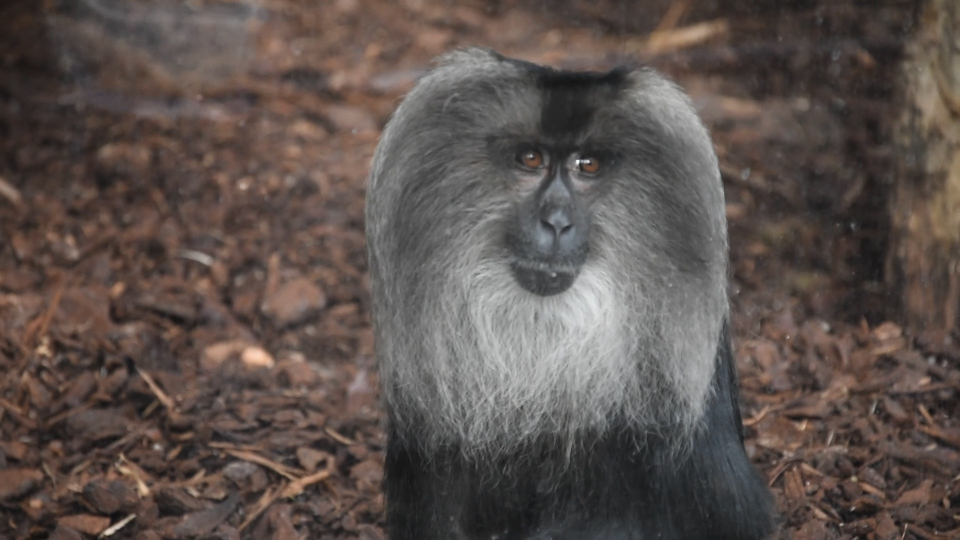
#> input picture Pictures/frame1508184176.jpg, 1920 x 1080 px, given in place of onlycenter33.jpg, which was not available (shown at 1/2 size)
$ python DetectionROI.py Pictures/frame1508184176.jpg   (older library calls are emulated)
#> lines starting #> are read from the running program, lines starting #| are printed output that depends on the picture; after the words box and inside, x2 and y2 are one past the last pixel; in counts of white or black regions, pixels touching at a corner belong together; pictures that were not available may be replaced by others from this repository, and a replacement may not be noted
# -*- coding: utf-8 -*-
"""
Created on Mon Oct  7 15:51:22 2019

@author: PateauTech_2
"""
import cv2
import matplotlib.pyplot as plt
import matplotlib.image as mpimg
import numpy as np
from PIL.Image import *
#imagePath = "C:/Users/PateauTech_2/Documents/Photos_Macaques_queue_de_lion/rhesus-macaques-960x540.jpg"
imagePath = "C:/Users/PateauTech_2/Desktop/Positive_Image/Face/onlycenter33.jpg"

img =open(imagePath)
#> img is the input picture: PIL image 1920x1080 RGB; mean R, G, B 92.4, 81.9, 77.6
x, y = img.size
#> x = 1920; y = 1080

img.crop((0, 0, x/2, y/3)).save('C:/Users/PateauTech_2/Desktop/Positive_Image/image1_eye_right.png')
eyeRPath = "C:/Users/PateauTech_2/Desktop/Positive_Image/image1_eye_right.png"

img.crop((x/2, 0, x, y/3)).save('C:/Users/PateauTech_2/Desktop/Positive_Image/image1_eye_left.png')
eyeLPath = "C:/Users/PateauTech_2/Desktop/Positive_Image/image1_eye_left.png"

img.crop((x/3, y/3, 2*x/3, 2*y/3)).save('C:/Users/PateauTech_2/Desktop/Positive_Image/image1_nose.png')
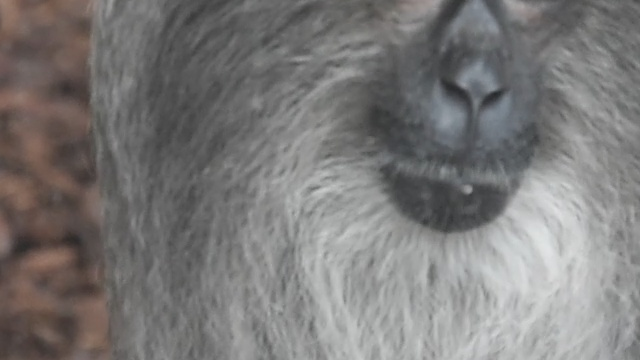
#> saved as image1_nose.png: PIL image 640x360 RGB; mean R, G, B 123.3, 121.5, 120.6
nosePath = "C:/Users/PateauTech_2/Desktop/Positive_Image/image1_nose.png"

img.crop((0, 2*y/3, x, y)).save('C:/Users/PateauTech_2/Desktop/Positive_Image/image1_mouth.png')
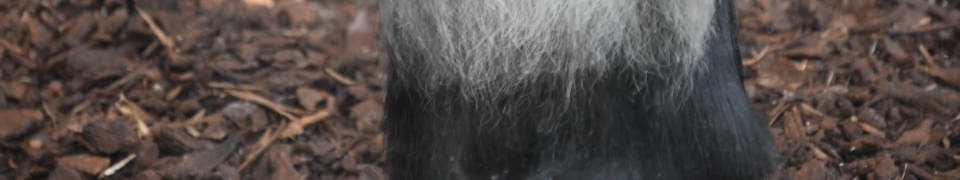
#> saved as image1_mouth.png: PIL image 1920x360 RGB (shown at 1/2 size); mean R, G, B 83.5, 73.9, 70.5
mouthPath = "C:/Users/PateauTech_2/Desktop/Positive_Image/image1_mouth.png"

# Detecteur de Canny; contours

img = cv2.imread(imagePath,0)
#> img: shape (1080, 1920); min 14, max 255, mean 84.6
edges = cv2.Canny(img,100,200)
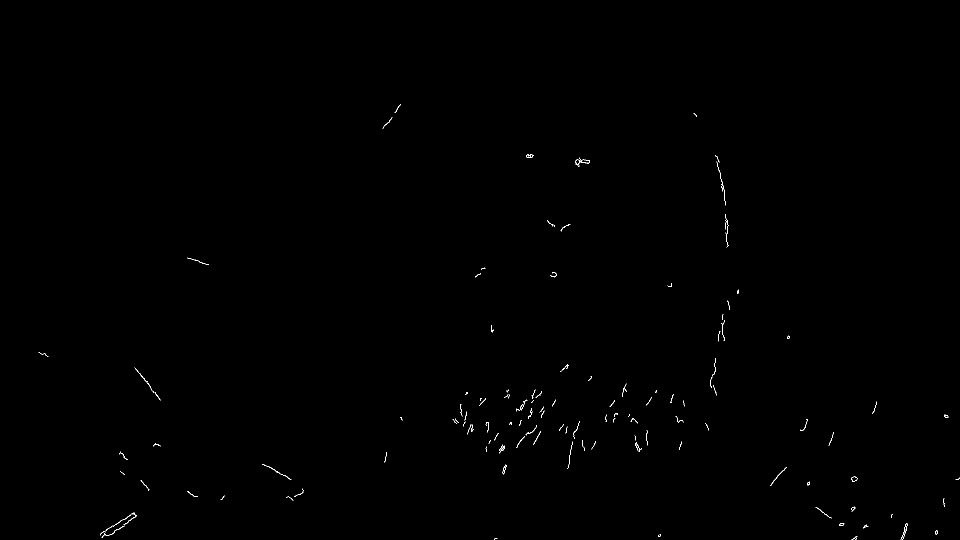
#> edges: shape (1080, 1920) (shown at 1/2 size); 0.17% white in thin lines or dots, all inside (x1, y1, x2, y2) = (77, 208, 1920, 1080)

plt.subplot(121),plt.imshow(img,cmap = 'gray')
plt.title('Original Image'), plt.xticks([]), plt.yticks([])
plt.subplot(122),plt.imshow(edges,cmap = 'gray')
plt.title('Edge Image'), plt.xticks([]), plt.yticks([])

plt.show()


# Detecteur de Harris; contours

img = cv2.imread(eyeRPath)
#> img: shape (360, 960, 3)
gray = cv2.cvtColor(img,cv2.COLOR_BGR2GRAY)

gray = np.float32(gray)
dst = cv2.cornerHarris(gray,2,3,0.04)

#result is dilated for marking the corners, not important
dst = cv2.dilate(dst,None)

# Threshold for an optimal value, it may vary depending on the image.
img[dst>0.01*dst.max()]=[0,0,255]
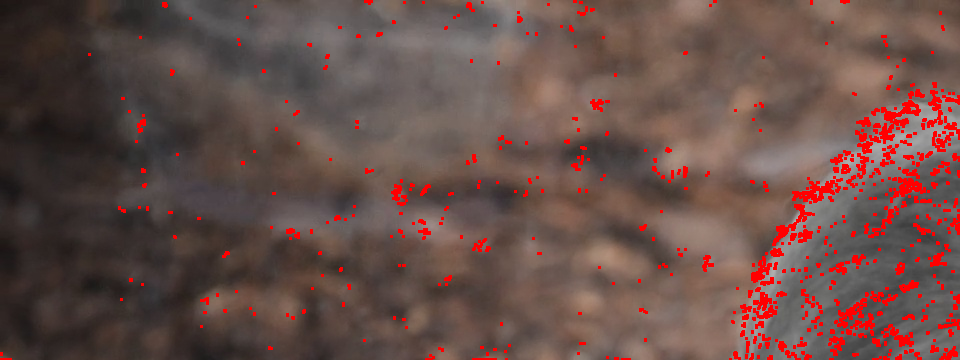
#> img: shape (360, 960, 3); mean B, G, R 72.8, 78.3, 104.1
cv2.imwrite('C:/Users/PateauTech_2/Desktop/Positive_Image/image.png',cv2.imshow('dst',img))

cv2.imshow('dst',img)
if cv2.waitKey(0) & 0xff == 27:
#> (key Esc is pressed here)
    cv2.destroyAllWindows()


# Sobel Derivatives

def main(argv):

    window_name = ('Sobel Demo - Simple Edge Detector')
    scale = 1
    delta = 0
    ddepth = cv2.CV_16S


    if len(argv) < 1:
        print ('Not enough parameters')
        print ('Usage:\nmorph_lines_detection.py < path_to_image >')
        return -1
    # Load the image
    src = cv2.imread(imagePath, cv2.IMREAD_COLOR)
    # Check if image is loaded fine
    if src is None:
        print ('Error opening image: ' + argv[0])
        return -1


    src = cv2.GaussianBlur(src, (3, 3), 0)


    gray = cv2.cvtColor(src, cv2.COLOR_BGR2GRAY)
#> gray: shape (1080, 1920)


    grad_x = cv2.Sobel(gray, ddepth, 1, 0, ksize=3, scale=scale, delta=delta, borderType=cv2.BORDER_DEFAULT)
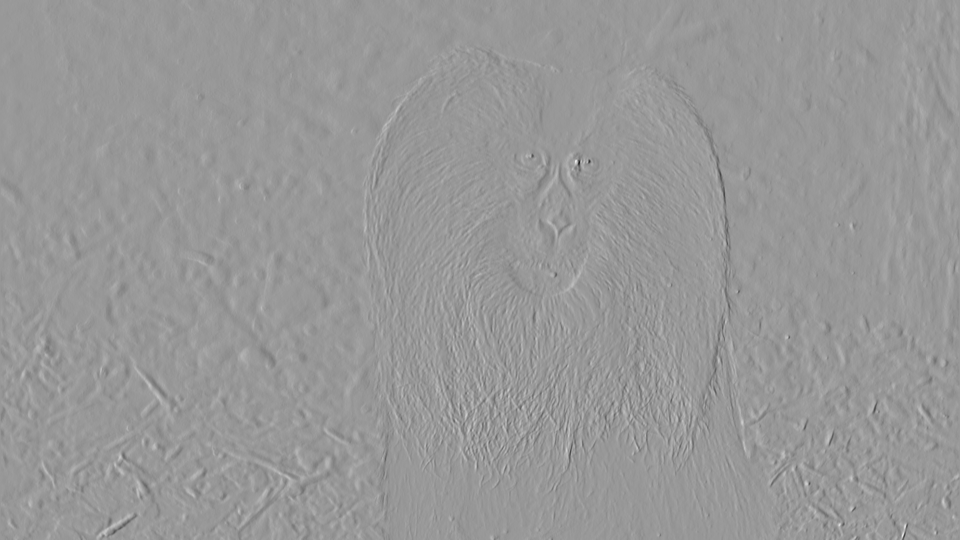
#> grad_x: shape (1080, 1920) int16 (shown at 1/2 size); min -415, max 281, mean 0.1; drawn with min black and max white
    # Gradient-Y
    # grad_y = cv.Scharr(gray,ddepth,0,1)
    grad_y = cv2.Sobel(gray, ddepth, 0, 1, ksize=3, scale=scale, delta=delta, borderType=cv2.BORDER_DEFAULT)
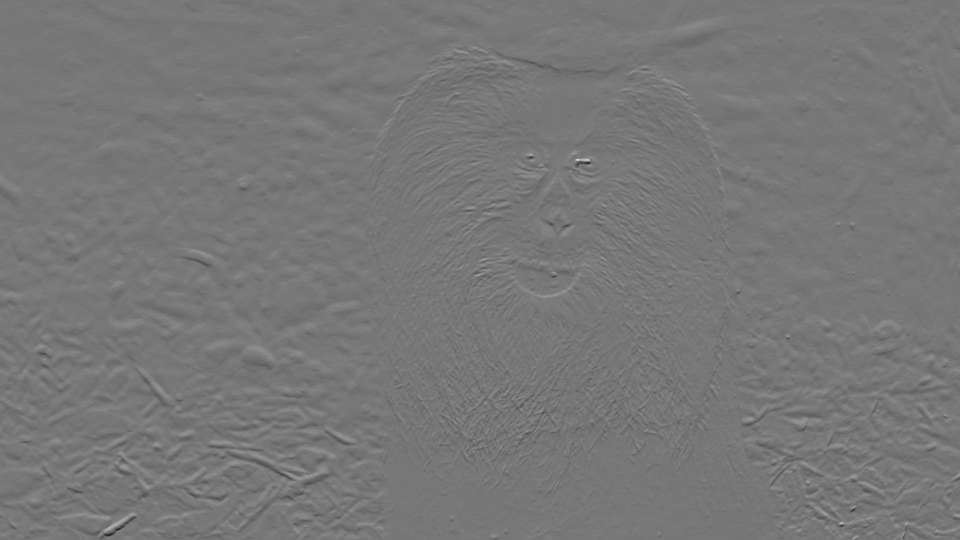
#> grad_y: shape (1080, 1920) int16 (shown at 1/2 size); min -387, max 439, mean -0.1; drawn with min black and max white


    abs_grad_x = cv2.convertScaleAbs(grad_x)
    abs_grad_y = cv2.convertScaleAbs(grad_y)


    grad = cv2.addWeighted(abs_grad_x, 0.5, abs_grad_y, 0.5, 0)


#    cv2.imshow(window_name, grad)
#    cv2.waitKey(0)

    return grad

gray = main(imagePath)

#gray = cv2.cvtColor(img,cv2.COLOR_BGR2GRAY)
edges = cv2.Canny(gray,50,150,apertureSize = 3)
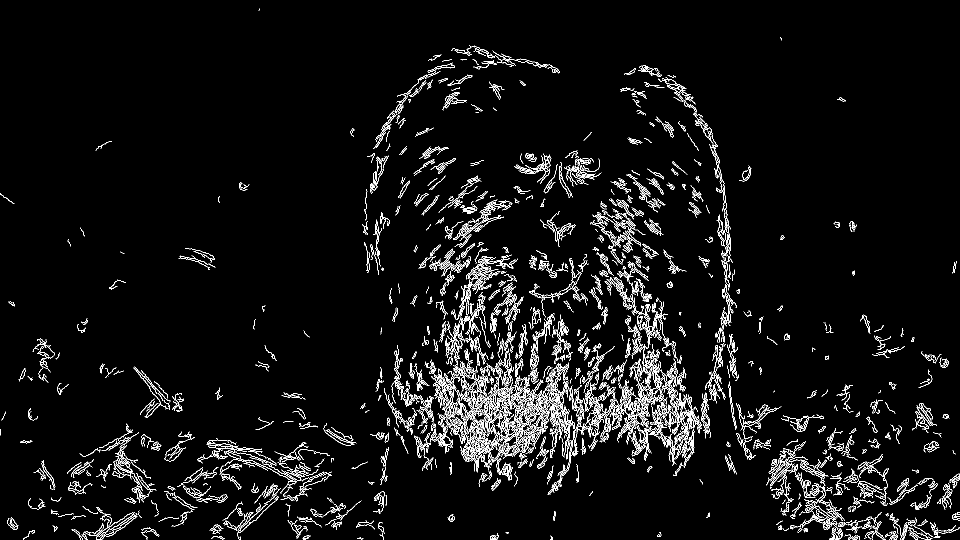
#> edges: shape (1080, 1920) (shown at 1/2 size); 4.6% white in thin lines or dots
lines = cv2.HoughLines(edges,1,np.pi/180,200)
#> lines = 962 rows, first 8: [945, 1.47], [995, 1.41], [934, 1.5], [954, 1.45], [947, 1.5], [945, 1.5], [915, 1.52], [987, 1.43]
for rho,theta in lines[0]:
    a = np.cos(theta)
    b = np.sin(theta)
    x0 = a*rho
    y0 = b*rho
    x1 = int(x0 + 1000*(-b))
    y1 = int(y0 + 1000*(a))
    x2 = int(x0 - 1000*(-b))
    y2 = int(y0 - 1000*(a))

    cv2.line(img,(x1,y1),(x2,y2),(0,0,255),2)
#> this loop made 1 pass
#> (rho, theta, a, b, x0, y0, x1, y1) on pass 1: (945, 1.47, 0.105, 0.995, 98.78, 939.8, -895, 1044)

cv2.imwrite('houghlines3.jpg',img)
